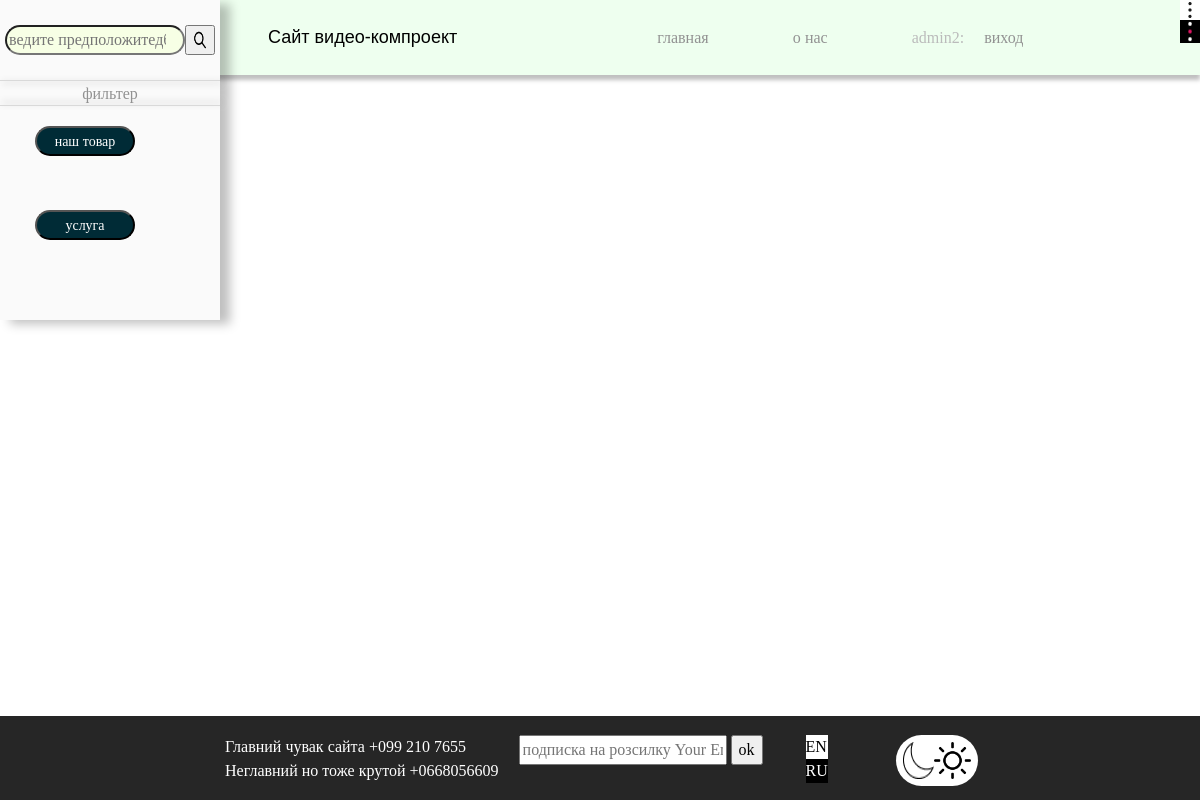
The page /ru/filter/ (signed in) on the database its author committed.
### main/models.py (models this page shows, shortened)
class Category(models.Model):
    name = models.CharField('Категория', max_length=80)
    description = models.TextField('описание')
    url = models.SlugField(max_length=160, unique=True)
    class Meta:
        verbose_name = 'категория'
        verbose_name_plural = 'Категорий'

### main/views.py (the view)
# urls.py: path('filter/', views.FilterProductView.as_view(), name='filter'),
class FilterProductView(CategoryYear, ListView):
    def get_queryset(self):
        queryset = Product.objects.filter(
            category__in=self.request.GET.getlist('category')
        )
        return queryset

### contact/forms.py
class ContactForm(forms.ModelForm):
    class Meta:
        model = Contact
        fields = ('email',)
        widgets = {
            'email': forms.TextInput(attrs={'class': 'editContent', 'placeholder' : 'подписка на розсилку Your Email...'})
        }
        labels = {
            'email' : ''
        }

### contact/templatetags/contact_tags.py (called while the page is built)
@register.inclusion_tag("contact/tags/form.html")
def contact_form():
    return {'contact_form': ContactForm()}

### main/templatetags/model_tag.py (called while the page is built)
@register.simple_tag()
def get_categories():
    return Category.objects.all()

### templates/main/product_list.html (shortened to what this page needs)
<!DOCTYPE html>
{% load model_tag %}
{% load static %}
{% load static recaptcha3 %}
{% load static i18n %}
<html lang="en">
<head>
    <link rel="stylesheet" href="{% static 'css/style.css' %}">
    <link rel="stylesheet" title="theme" href="#">
</head>
<body>
    <div class="wrapper">
        <div>
        <div class="sitebar" style="height: 40%">
            <form action="{% url 'search' %}" method="get">
                <div class="search">
                    <input type="search" class="seach_input" name="q" placeholder="ведите предположитедбное название">
                    <button type="submit">
                        <span aria-hidden="true">
                            <img src="{% static 'img/premium-icon-search-4024513.png' %}" height="20px" alt="" class="search_img">
                        </span>
                    </button>
                </div>
            </form>
            <div class="filter">
                <div class="filter-text">
                    <div class="box_shadov1"></div>
                    <p class="filter-item">{% trans 'фильтер' %}</p>
                    <div class="box_shadov2"></div>
                    <form method="get" action="{% url 'filter' %}" name="filter">
                        <div class="filter-check_box" style="padding-top: 20px">
                            <div class="check-box">
                                <nav class="sitebar_menu" style="padding-bottom: 20px;">
                                    <ul class="sitebar_menu_list">
                                        {% get_categories as categories  %}
                                        {% for category in categories %}
                                             <li class="sitebar_menu_items">
                                                 <div style="padding-left: 20px; padding-bottom: 30px"><button type="submit" style="max-width: 100px; width: 100px; border-radius: 20px; background-color: #002b36" value="{{ category.id }}" name="category"><span class="item-checbox" style="color: #ffffff">{{ category.name }}</span></button></div>
                                            </li>
                                        {% endfor %}
                                    </ul>
                                </nav>
                            </div>
                        </div>
                    </form>
                </div>
            </div>
        </div>
        </div>
        {% include 'include/header.html' %}
        <div class="pagin">
            <div class="grid-img-right mt-4 text-right bg bg1">
              {% include 'include/pagination.html' %}
            </div>
        </div>
          {% include 'include/footer.html' %}
</body>
</html>

### templates/include/header.html (shortened to what this page needs)
{% load static %}
{% load model_tag %}
{% load static i18n %}
<link rel="stylesheet" href="{% static 'css/style.css' %}">
<header class="header">
        <div class="conteiner _conteiner">
           <div class="left">
               <p class="left_site-name" style="font-family:Sans-Serif;">Сайт видео-компроект</p>
           </div>
           <div class="right">
            <nav class="header_menu menu">
                <ul class="menu_list">
                    <li class="menu_items" style="display: flex">
                        <a href="{% url 'main' %}" class="menu_item1 menu_item" style="color: #929292;">{% trans 'главная' %}</a>
                        <a href="/about" class="menu_item1 menu_item" style="color: #929292;">{% trans 'о нас' %}</a>
                        {% if user.is_authenticated %}
                            <span style="padding-right: 20px; color: #bbbbbb">{{ user.username }}:</span>
                            <a href="{% url 'account_logout' %}" class="menu_item1 menu_item" style="color: #929292;">{% trans 'виход' %}</a>
                        {% else %}
                            <a href="{% url 'account_login' %}" class="menu_item1 menu_item" style="color: #929292;">{% trans 'вход' %}</a>
                            <a href="{% url 'account_signup' %}" class="menu_item1 menu_item" style="color: #929292;">{% trans 'регистрация' %}</a>
                        {% endif %}
                    </li>
                </ul>
            </nav>
            <div class="icons_window">
                <a href="#" class="todo_active"><img src="{% static 'img/Type=Light surface, Size=20.jpg' %}" alt=""></a>
                <a href="#" class="tod_active"><img src="{% static 'img/Ellipsis.png' %}" width="20px" height="23px" alt="" id="black"></a>
            </div>
           </div>
        </div>
</header>

### static/static_files/css/style.css (style rules this page uses)
*, *::before, *::after { box-sizing: border-box; }
ul[class], ol[class] { padding: 0; }
body, h1, h2, h3, h4, p, ul[class], ol[class], li, figure, figcaption, blockquote, dl, dd, a { margin: 0; text-decoration: none; color: black; }
body { min-height: 100vh; scroll-behavior: smooth; text-rendering: optimizeSpeed; line-height: 1.5; }
ul[class], ol[class] { list-style: none; }
img { max-width: 100%; display: block; }
input, button, textarea, select { font: inherit; }
._conteiner { max-width: 1500px; margin: 0px auto; display: flex; padding: 0px 31px; min-height: 75px; align-items: center; }
.header { width: 100%; position: absolute; right: 0; top: 0; z-index: 50; background-color: #EEFFEF; box-shadow: 0px 5px 4px rgba(0, 0, 0, 0.25); position: fixed; }
.left { display: flex; padding-left: 237px; align-items: center; }
.right { padding-left: 388px; }
.left_site-name { font-size: 18px; }
.menu_item { color: #929292; font-family: Montserrat; font-weight: 500; }
.menu_item1 { padding-right: 84px; color: black; }
@media all and (max-width: 1242px) { .right { padding-left: 200px; } }
.sitebar { width: 220px; height: 100%; position: absolute; transition: all 0.3 ease 2s; left: 0; top: 0; z-index: 51; background-color: #FAFAFA; box-shadow: 10px 4px 10px rgba(0, 0, 0, 0.25); }
.search { padding: 25px 5px; display: flex; }
.seach_input { border-radius: 30px; max-width: 180px; background-color: #F7FFE5; }
.search_img { display: block; }
.filter-item { color: #929292; font-family: 'Open Sans'; font-weight: 300; text-align: center; }
.box_shadov1 { background-color: #D9D9D9; width: 100%; height: 1px; box-shadow: 2px 2px 7px #b1b0b0; }
.box_shadov2 { background-color: #D9D9D9; width: 100%; height: 1px; box-shadow: 2px -3px 7px #b1b0b0; }
.check-box { padding-left: 15px; }
.sitebar_menu_items { padding-bottom: 24px; }
.item-checbox { color: #323232; font-family: Montserrat; font-weight: 300; font-size: 14px; }
.icons_window { position: absolute; right: 0; top: 0; padding: 0px; z-index: 100; }
#black { background-color: black; }
.pagin { position: absolute; left: 650px; top: 600px; z-index: 10; }
.grid-img-right { padding: 0px 0px 100px 150px; z-index: 10; }

### rows shown on the page
Category: {{ category.id }} 1 (drawn), name "наш товар"
Category: {{ category.id }} 5 (drawn), name "услуга"

### other values the page prints
{{ user.username }} "admin2"
